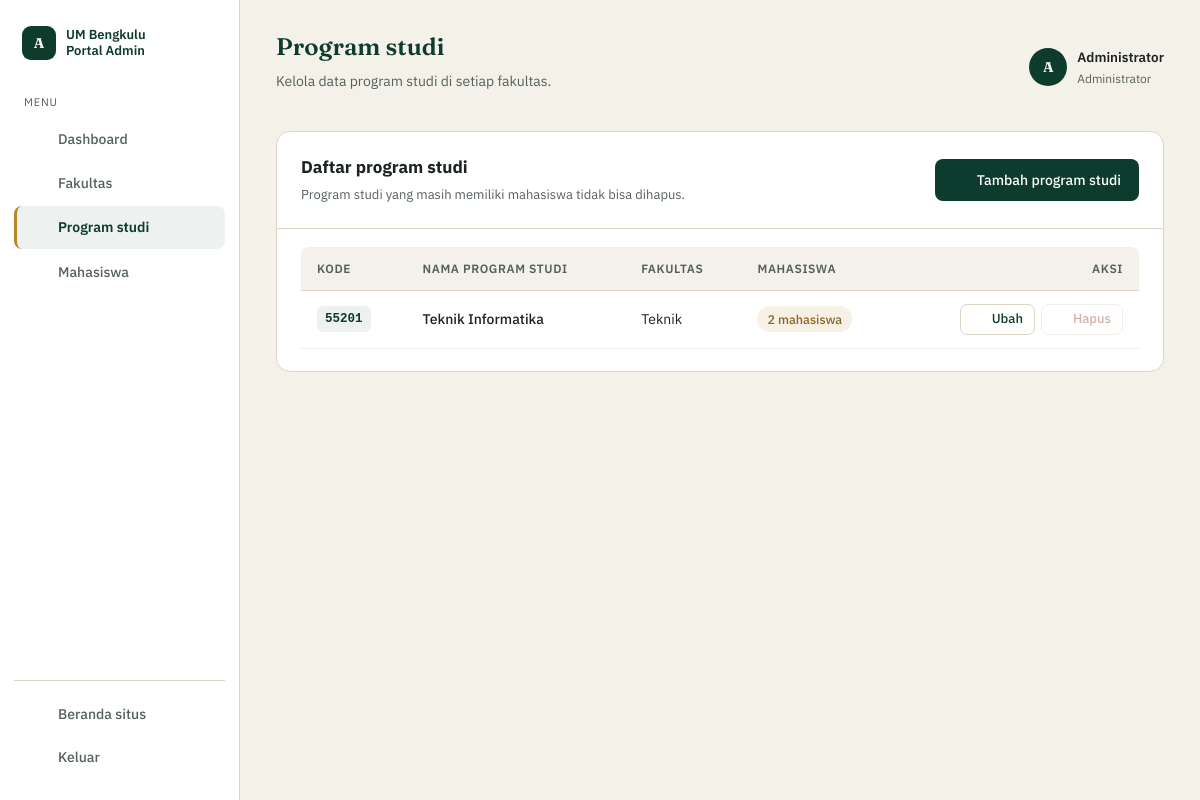
Screenshot of /administrator/prodi.php (signed in) with the database file from the repository.
### tables this page shows
CREATE TABLE `program_studi` (
  `id` int(11) NOT NULL,
  `kode_prodi` char(5) NOT NULL,
  `programstudi` varchar(100) NOT NULL,
  `id_fakultas` int(11) NOT NULL,
  `created_at` timestamp NULL DEFAULT current_timestamp(),
  `updated_at` timestamp NULL DEFAULT current_timestamp() ON UPDATE current_timestamp()
);

CREATE TABLE `fakultas` (
  `id` int(11) NOT NULL,
  `kode_fakultas` varchar(10) NOT NULL,
  `nama_fakultas` varchar(100) NOT NULL,
  `created_at` timestamp NULL DEFAULT current_timestamp(),
  `updated_at` timestamp NULL DEFAULT current_timestamp() ON UPDATE current_timestamp()
);

### administrator/prodi.php (the view, shortened to what this page needs)
<?php
require __DIR__ . '/../includes/layout_admin.php';
include __DIR__ . '/../config/connection.php';
$daftar = mysqli_fetch_all(mysqli_query($koneksi, "
    SELECT p.id, p.kode_prodi, p.programstudi, f.nama_fakultas,
           (SELECT COUNT(*) FROM mahasiswa m WHERE m.id_prodi = p.id) AS jumlah_mahasiswa,
           (SELECT COUNT(*) FROM users u WHERE u.id_prodi = p.id)     AS jumlah_akun
    FROM program_studi p
    JOIN fakultas f ON p.id_fakultas = f.id
    ORDER BY p.programstudi ASC
"), MYSQLI_ASSOC);
admin_buka('Program studi', 'Kelola data program studi di setiap fakultas.', 'prodi', true);
?>
      <div class="panel panel-tabel">
        <div class="panel-kepala">
          <div>
            <h3>Daftar program studi</h3>
            <p>Program studi yang masih memiliki mahasiswa tidak bisa dihapus.</p>
          </div>
          <a href="/administrator/prodi_form.php" class="tombol-utama"><?= admin_ikon('tambah') ?>Tambah program studi</a>
        </div>
        <?php if (empty($daftar)): ?>
          <div class="kosong-tabel">
            <b>Belum ada program studi</b>
            Klik "Tambah program studi" untuk membuat yang pertama.
          </div>
        <?php else: ?>
          <div class="panel-isi">
            <div class="tabel-gulir">
              <table class="tabel-data" data-cari="Cari kode, nama, atau fakultas...">
                <thead>
                  <tr><th>Kode</th><th>Nama program studi</th><th>Fakultas</th><th>Mahasiswa</th><th class="kanan">Aksi</th></tr>
                </thead>
                <tbody>
                  <?php foreach ($daftar as $p):
                      $jml_mhs  = (int) $p['jumlah_mahasiswa'];
                      $jml_akun = (int) $p['jumlah_akun'];
                      $konfirmasi = 'Hapus program studi "' . $p['programstudi'] . '"?';
                      if ($jml_akun > 0) {
                          $konfirmasi .= " $jml_akun akun admin prodi yang terkait juga akan ikut terhapus.";
                      }
                      $konfirmasi .= ' Tindakan ini tidak bisa dibatalkan.';
                  ?>
                  <tr>
                    <td><span class="kode-chip"><?= teks($p['kode_prodi']) ?></span></td>
                    <td><span class="nama-utama"><?= teks($p['programstudi']) ?></span></td>
                    <td><?= teks($p['nama_fakultas']) ?></td>
                    <td data-order="<?= sprintf('%06d', $jml_mhs) ?>"><span class="lencana<?= $jml_mhs === 0 ? ' nol' : '' ?>"><?= $jml_mhs ?> mahasiswa</span></td>
                    <td class="kanan">
                      <div class="aksi-baris">
                        <a class="tombol-aksi" href="/administrator/prodi_form.php?id=<?= (int) $p['id'] ?>"><?= admin_ikon('pensil') ?>Ubah</a>
                        <form action="/administrator/prodi_hapus.php" method="post"
                              onsubmit="return confirm(<?= htmlspecialchars(json_encode($konfirmasi), ENT_QUOTES, 'UTF-8') ?>)">
                          <button type="submit" class="tombol-aksi bahaya"
                            <?= $jml_mhs > 0 ? 'disabled title="Masih memiliki mahasiswa. Pindahkan atau hapus mahasiswanya dulu."' : '' ?>><?= admin_ikon('sampah') ?>Hapus</button>
                        </form>
                      </div>
                    </td>
                  </tr>
                  <?php endforeach; ?>
                </tbody>
              </table>
            </div>
          </div>
        <?php endif; ?>
      </div>
<?php admin_tutup(); ?>

### includes/layout_admin.php (shortened to what this page needs)
<?php
if (!function_exists('teks')) {
    function teks($nilai) {
        return htmlspecialchars($nilai ?? '-', ENT_QUOTES, 'UTF-8');
    }
}
function admin_ikon($nama) {
    $ikon = [
        'grid'   => '<rect x="3" y="3" width="7" height="7" rx="1.5"/><rect x="14" y="3" width="7" height="7" rx="1.5"/><rect x="3" y="14" width="7" height="7" rx="1.5"/><rect x="14" y="14" width="7" height="7" rx="1.5"/>',
        'gedung' => '<rect x="4" y="3" width="16" height="18" rx="1.5"/><line x1="8" y1="8" x2="16" y2="8"/><line x1="8" y1="12" x2="16" y2="12"/><line x1="8" y1="16" x2="12" y2="16"/>',
        'topi'   => '<path d="M12 3 2 8l10 5 10-5-10-5z"/><path d="M6 10.5V16c0 1.5 2.7 3 6 3s6-1.5 6-3v-5.5"/>',
        'orang'  => '<circle cx="9" cy="8" r="3"/><path d="M2 20c0-3.5 3-6 7-6s7 2.5 7 6"/><circle cx="17" cy="9" r="2.3"/><path d="M16 14.2c2.6.3 4.5 2.3 4.5 5.8"/>',
        'rumah'  => '<path d="M3 11l9-8 9 8"/><path d="M5 10v10h14V10"/>',
        'keluar' => '<path d="M9 21H5a2 2 0 01-2-2V5a2 2 0 012-2h4"/><polyline points="16 17 21 12 16 7"/><line x1="21" y1="12" x2="9" y2="12"/>',
        'tambah' => '<line x1="12" y1="5" x2="12" y2="19"/><line x1="5" y1="12" x2="19" y2="12"/>',
        'pensil' => '<path d="M4 20h4l11-11-4-4L4 16v4z"/><line x1="13.5" y1="6.5" x2="17.5" y2="10.5"/>',
        'sampah' => '<polyline points="4 7 20 7"/><path d="M6 7l1 13h10l1-13"/><path d="M9 7V4h6v3"/>',
        'kembali'=> '<polyline points="15 18 9 12 15 6"/>',
    ];
    return '<svg viewBox="0 0 24 24" fill="none" stroke="currentColor" stroke-width="1.8" stroke-linecap="round" stroke-linejoin="round" aria-hidden="true">' . $ikon[$nama] . '</svg>';
}
function admin_buka($judul, $subjudul, $aktif, $pakai_datatable = false) {
    $menu = [
        'dashboard' => ['/administrator/dashboard.php', 'Dashboard', 'grid'],
        'fakultas'  => ['/administrator/fakultas.php',  'Fakultas', 'gedung'],
        'prodi'     => ['/administrator/prodi.php',     'Program studi', 'topi'],
        'mahasiswa' => ['/administrator/mahasiswa.php', 'Mahasiswa', 'orang'],
    ];
    ?>
<!DOCTYPE html>
<html lang="id">
<head>
<link rel="stylesheet" href="/style.css">
</head>
<body>
<div class="app-shell">
  <aside class="sidebar">
    <div class="sidebar-brand">
      <div class="lambang">A</div>
      <div class="sidebar-brand-teks">UM Bengkulu<br>Portal Admin</div>
    </div>
    <div class="sidebar-menu-label">Menu</div>
    <nav class="sidebar-nav">
      <?php foreach ($menu as $kunci => [$url, $label, $ikon]): ?>
        <a href="<?= $url ?>" class="sidebar-link<?= $kunci === $aktif ? ' aktif' : '' ?>">
          <?= admin_ikon($ikon) ?>
          <?= $label ?>
        </a>
      <?php endforeach; ?>
    </nav>
    <div class="sidebar-keluar">
      <a href="/index.php" class="sidebar-link"><?= admin_ikon('rumah') ?>Beranda situs</a>
      <a href="/logout.php" class="sidebar-link"><?= admin_ikon('keluar') ?>Keluar</a>
    </div>
  </aside>
  <div class="app-main">
    <header class="app-topbar">
      <div>
        <h1><?= teks($judul) ?></h1>
        <p><?= teks($subjudul) ?></p>
      </div>
      <div class="app-topbar-profil">
        <div class="avatar-kecil">A</div>
        <div>
          <div class="topbar-nama"><?= teks($_SESSION['nama_tampil'] ?? 'Admin') ?></div>
          <div class="topbar-sub">Administrator</div>
        </div>
      </div>
    </header>
    <main class="app-content">
<?php
}
function admin_tutup() {
    ?>
    </main>
  </div>
</div>
</body>
</html>
<?php
}

### style.css (style rules this page uses)
:root { --hijau-tua: #0D3B2E; --hijau: #1F5C46; --emas: #B8862B; --krem: #F4F1E9; --tinta: #1C2321; --tinta-lembut: #55605B; --garis: #DCD5C3; --merah: #A3372B; --merah-lembut: #FBECEA; }
* { box-sizing: border-box; }
html { scroll-behavior: smooth; }
body { margin: 0; background: var(--krem); color: var(--tinta); font-family: 'IBM Plex Sans', sans-serif; line-height: 1.6; }
h1, h2 { font-family: 'Fraunces', serif; font-weight: 600; color: var(--hijau-tua); margin: 0; }
table { width: 100%; border-collapse: collapse; min-width: 880px; font-size: 13.5px; }
thead th { background: var(--hijau-tua); color: var(--krem); text-align: left; padding: 12px 16px; font-weight: 500; white-space: nowrap; }
tbody td { padding: 12px 16px; border-top: 1px solid var(--garis); }
.app-shell { display: flex; min-height: 100vh; align-items: stretch; }
.sidebar { width: 240px; flex-shrink: 0; background: #fff; border-right: 1px solid var(--garis); padding: 22px 14px; display: flex; flex-direction: column; position: sticky; top: 0; height: 100vh; }
.sidebar-brand { display: flex; align-items: center; gap: 10px; padding: 4px 8px 26px; }
.sidebar-brand .lambang { width: 34px; height: 34px; border-radius: 9px; background: var(--hijau-tua); color: var(--krem); display: flex; align-items: center; justify-content: center; font-family: 'Fraunces', serif; font-weight: 700; font-size: 14px; flex-shrink: 0; }
.sidebar-brand-teks { font-size: 13px; font-weight: 600; color: var(--hijau-tua); line-height: 1.25; }
.sidebar-menu-label { font-size: 11px; text-transform: uppercase; letter-spacing: 0.07em; color: var(--tinta-lembut); padding: 8px 10px 6px; }
.sidebar-nav { display: flex; flex-direction: column; gap: 2px; flex: 1; }
.sidebar-link { display: flex; align-items: center; gap: 11px; padding: 10px 12px; border-radius: 8px; color: var(--tinta-lembut); text-decoration: none; font-size: 14px; font-weight: 500; border-left: 3px solid transparent; }
.sidebar-link svg { width: 18px; height: 18px; flex-shrink: 0; }
.sidebar-link.aktif { background: rgba(13,59,46,0.07); color: var(--hijau-tua); border-left-color: var(--emas); font-weight: 600; }
.sidebar-keluar { margin-top: auto; padding-top: 12px; border-top: 1px solid var(--garis); }
.app-main { flex: 1; min-width: 0; background: var(--krem); }
.app-topbar { display: flex; align-items: center; justify-content: space-between; padding: 28px 36px 6px; gap: 20px; flex-wrap: wrap; }
.app-topbar h1 { font-size: 24px; }
.app-topbar p { color: var(--tinta-lembut); font-size: 14px; margin-top: 4px; }
.app-topbar-profil { display: flex; align-items: center; gap: 10px; }
.avatar-kecil { width: 38px; height: 38px; border-radius: 50%; background: var(--hijau-tua); color: var(--krem); display: flex; align-items: center; justify-content: center; font-family: 'Fraunces', serif; font-weight: 700; font-size: 14px; flex-shrink: 0; }
.topbar-nama { font-size: 13.5px; font-weight: 600; color: var(--tinta); }
.topbar-sub { font-size: 12px; color: var(--tinta-lembut); }
.app-content { padding: 18px 36px 48px; }
.panel { background: #fff; border: 1px solid var(--garis); border-radius: 14px; padding: 24px; }
.panel h3 { font-size: 16px; margin: 0 0 3px; }

### rows the page displays
program_studi: kode_prodi "55201", programstudi "Teknik Informatika", id_fakultas.nama_fakultas "Teknik", jml_mhs "2"

### other values shown
$label "Dashboard"
$label "Fakultas"
$label "Program studi"
$label "Mahasiswa"
teks($judul) "Program studi"
teks($subjudul) "Kelola data program studi di setiap fakultas."
teks($_SESSION['nama_tampil'] ?? 'Admin') "Administrator"
